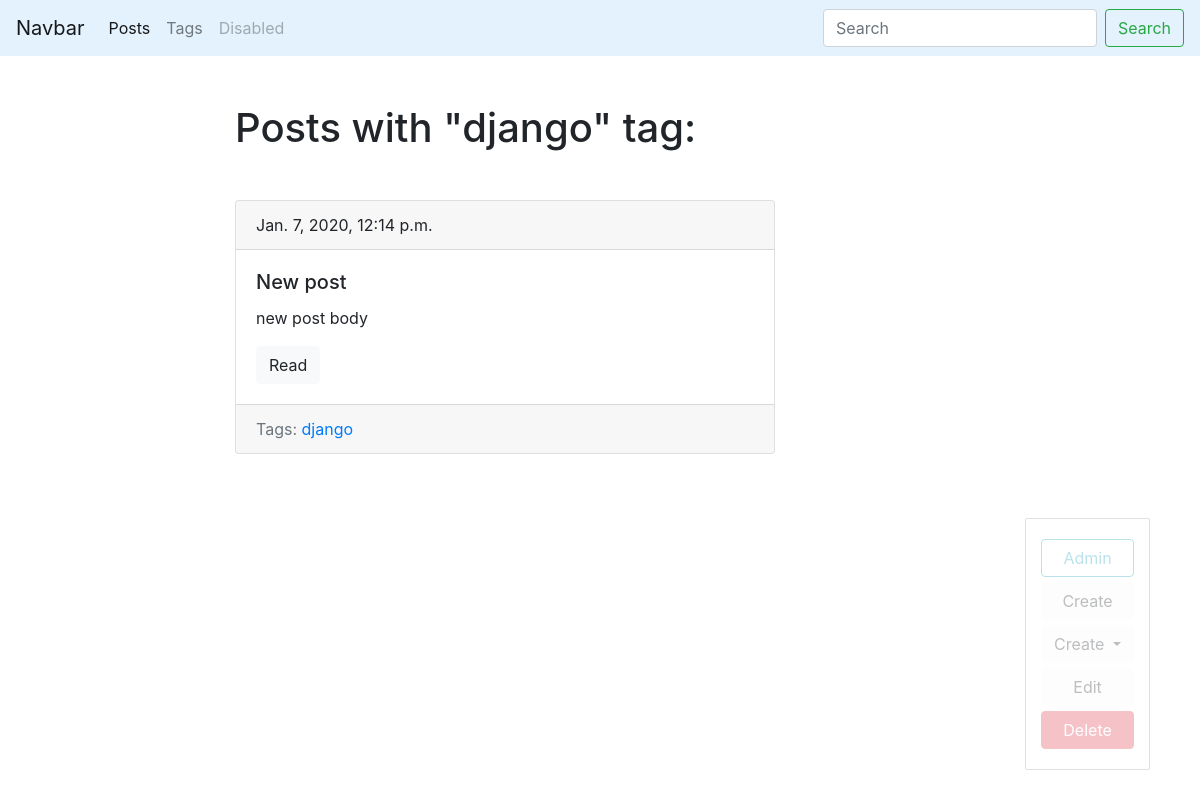
The app's page /blog/tag/django/ (signed in) with its own data.
### blog/models.py (models this page shows, shortened)
class Tag(models.Model):
    title = models.CharField(max_length=50)
    slug = models.SlugField(max_length=50)
    def get_update_url(self):
        return reverse('tag_update_url', kwargs={'slug': self.slug})
    def get_absolute_url(self):
        return reverse('tag_detail_url', kwargs={'slug': self.slug})
    def get_delete_url(self):
        return reverse('tag_delete_url', kwargs={'slug': self.slug})

class Post(models.Model):
    title = models.CharField(max_length=150, db_index=True)
    slug = models.SlugField(max_length=150, blank=True, unique=True)
    body = models.TextField(blank=True, db_index=True)
    tags = models.ManyToManyField('Tag', blank=True, related_name='posts')
    date_pub = models.DateTimeField(auto_now_add=True)
    def get_absolute_url(self):
        return reverse('post_detail_url', kwargs={'slug': self.slug})

### blog/views.py (the view)
# urls.py: path('tag/<str:slug>/', TagDetail.as_view(), name='tag_detail_url'),
class TagDetail(ObjectDetailMixin, View):
    model = Tag
    template = 'blog/tag_detail.html'

### blog/utils.py (called while the page is built)
    def get(self, request, slug):
        obj = get_object_or_404(self.model, slug__iexact=slug)
        return render(request, self.template,
         context={self.model.__name__.lower(): obj, 'admin_object': obj, 'detail': True})

### blog/templates/blog/tag_detail.html (shortened to what this page needs)
{% extends 'blog/base_blog.html' %}
{% block content %}
  <h1 class=mb-5>Posts with "{{tag.title}}" tag:</h1>
  {% for post in tag.posts.all %}
    {% include 'blog/includes/post_card_template.html' %}
  {% endfor %}
{% endblock %}

### blog/templates/blog/includes/post_card_template.html
<div class="card mb-4">
  <div class="card-header">
    {{post.date_pub}}
  </div>
  <div class="card-body">
    <h5 class="card-title">{{post.title}}</h5>
    <p class="card-text">{{post.body}}</p>
    <a href="{{ post.get_absolute_url }}" class="btn btn-light">Read</a>
  </div>
  <div class="card-footer text-muted">
    Tags:
    {% for tag in post.tags.all %}
        <a href="{{ tag.get_absolute_url }}">{{tag.title}}</a>
    {% endfor %}
  </div>
</div>

### records on screen
Tag: title "django"
Post: date_pub "Jan. 7, 2020, 12:14 p.m.", title "New post", body "new post body"
